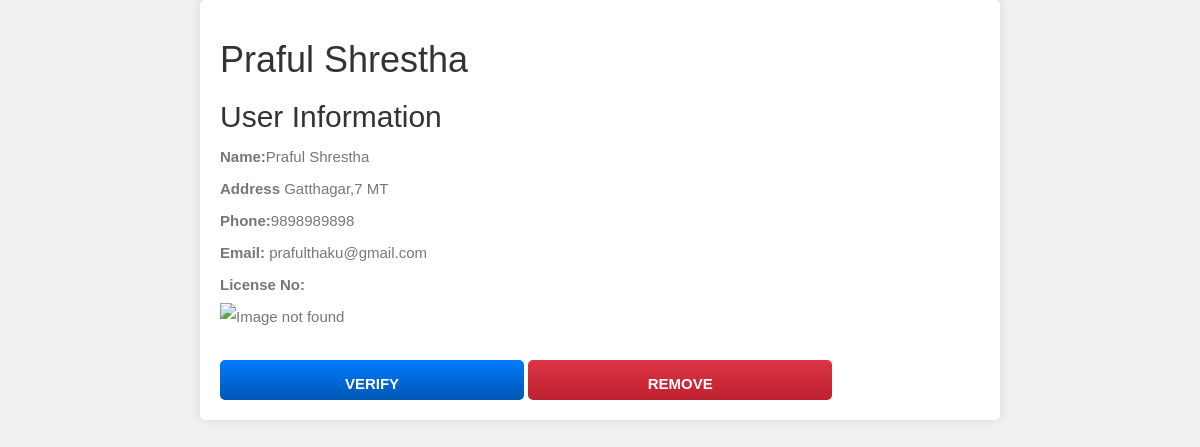
/Admin/cus_info.php?id=2, run on the app's committed database.
### tables this page shows
CREATE TABLE `customers` (
  `customer_username` varchar(50) NOT NULL,
  `customer_name` varchar(50) NOT NULL,
  `customer_phone` varchar(15) NOT NULL,
  `customer_email` varchar(25) NOT NULL,
  `customer_address` varchar(50) NOT NULL,
  `customer_password` varchar(20) NOT NULL,
  `reqr` tinyint(1) DEFAULT '0',
  `customer_id` int NOT NULL,
  `license_no` varchar(12) NOT NULL,
  `liscense_file` varchar(50) NOT NULL
);

### Admin/cus_info.php (the view, shortened to what this page needs)
<?php
$conn = Connect();
?>
<!DOCTYPE html>
<html lang="en">
<head>
    <link rel="stylesheet" href="../assets/bootstrap/css/bootstrap.min.css">
    <link rel="stylesheet" href="../assets/fonts/font-awesome.min.css">
    <link rel="stylesheet" href="../assets/css/user.css">
    <link rel="stylesheet" href="../assets/w3css/w3.css">
</head>
<body>
<?php
    $cust_id = $_GET['id'];
            $sql1 = "SELECT * FROM customers Where customer_id = $cust_id";
            $result1 = $conn->query($sql1);
            if($result1->num_rows > 0) {
                $row1 = $result1->fetch_assoc();
                    $cust_id = $row1["customer_id"];
                    $customer_name = $row1["customer_name"];
                    $cust_phone = $row1['customer_phone'];
                    $cust_address = $row1["customer_address"];
                    $cust_email = $row1["customer_email"];
                    $cust_license = $row1["license_no"];
                    $license_pic = "../". $row1['liscense_file'];
                    }
            else {
    echo "<h1> No users available :( </h1>";
            }
            ?>
<div class="container">
    <h1><?php echo($customer_name); ?></h1>
    <div class="biodata-section">
        <h2>User Information</h2>
        <p><strong>Name:</strong><?php echo $customer_name ?></p>
        <p><strong>Address</strong> <?php echo $cust_address ?> </p>
        <p><strong>Phone:</strong><?php echo $cust_phone ?></p>
        <p><strong>Email:</strong> <?php echo $cust_email ?> </p>
        <p><strong>License No:</strong><?php echo $cust_license ?></p>
        <div>
            <img src = <?php echo ($license_pic) ?> alt='Image not found'>
            <br>
        </div>
    </div>
    <div>
    <a href="verify_customer.php?id=<?php echo $cust_id?>"><button class='verify_button'> Verify </button></a>
    <a href="verify_customer.php?id=<?php echo $cust_id?>&dbit=0"><button class='delete_button'> Remove </button></a>
    </div>
</div>
</body>
</html>

### assets/css/user.css (style rules this page uses)
body, html { height: 100%; margin: 0; font: 400 15px/1.8 "Lato", sans-serif; color: #777; }
.verify_button { background: linear-gradient(to bottom, #007bff, #0056b3); border-radius: 5px; width: 40%; height: 40px; border: none; color: #fff; margin: auto; padding: 10px 10px; cursor: pointer; text-transform: uppercase; font-weight: bold; transition: transform 0.2s, box-shadow 0.2s; outline: none; }
.delete_button { background: linear-gradient(to bottom, #dc3545, #bd2130); border-radius: 5px; width: 40%; height: 40px; border: none; color: #fff; margin: auto; padding: 10px 10px; cursor: pointer; text-transform: uppercase; font-weight: bold; transition: transform 0.2s, box-shadow 0.2s; outline: none; }

### Admin/cus_info.php (style rules this page uses)
body { font-family: Arial, sans-serif; background-color: #f0f0f0; }
.container { max-width: 800px; margin: 0 auto; padding: 20px; background-color: #fff; border-radius: 5px; box-shadow: 0 0 10px rgba(0, 0, 0, 0.1); }
h1, h2, h6 { color: #333; }
.biodata-section { margin-bottom: 20px; }
p { margin: 5px 0; }
img { max-width: 100%; height: auto; margin-bottom: 10px; }
button { padding: 10px 20px; border: none; border-radius: 5px; cursor: pointer; }
.verify_button { background-color: #4CAF50; color: white; }
.delete_button { background-color: #f44336; color: white; }

### data on the page
customers: customer_name "Praful Shrestha", customer_address "Gatthagar,7 MT", customer_phone "9898989898", customer_email "prafulthaku@gmail.com"
